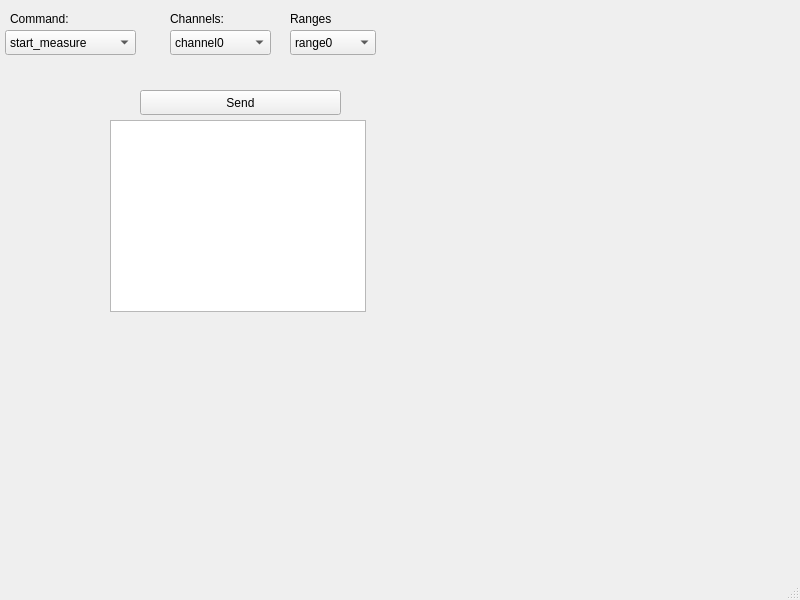
<?xml version="1.0" encoding="UTF-8"?>
<ui version="4.0">
 <class>MainWindow</class>
 <widget class="QMainWindow" name="MainWindow">
  <property name="geometry">
   <rect>
    <x>0</x>
    <y>0</y>
    <width>800</width>
    <height>600</height>
   </rect>
  </property>
  <property name="windowTitle">
   <string>MainWindow</string>
  </property>
  <widget class="QWidget" name="centralwidget">
   <widget class="QComboBox" name="channelComBox">
    <property name="geometry">
     <rect>
      <x>170</x>
      <y>30</y>
      <width>101</width>
      <height>25</height>
     </rect>
    </property>
    <item>
     <property name="text">
      <string>channel0</string>
     </property>
    </item>
    <item>
     <property name="text">
      <string>channel1</string>
     </property>
    </item>
    <item>
     <property name="text">
      <string>channel2</string>
     </property>
    </item>
    <item>
     <property name="text">
      <string>channel3</string>
     </property>
    </item>
    <item>
     <property name="text">
      <string>channel4</string>
     </property>
    </item>
   </widget>
   <widget class="QLabel" name="channelLabel">
    <property name="geometry">
     <rect>
      <x>170</x>
      <y>10</y>
      <width>101</width>
      <height>17</height>
     </rect>
    </property>
    <property name="text">
     <string>Channels:</string>
    </property>
   </widget>
   <widget class="QLabel" name="commandLabel">
    <property name="geometry">
     <rect>
      <x>10</x>
      <y>10</y>
      <width>81</width>
      <height>17</height>
     </rect>
    </property>
    <property name="text">
     <string>Command:</string>
    </property>
   </widget>
   <widget class="QComboBox" name="commandComBox">
    <property name="geometry">
     <rect>
      <x>5</x>
      <y>30</y>
      <width>131</width>
      <height>25</height>
     </rect>
    </property>
    <item>
     <property name="text">
      <string>start_measure</string>
     </property>
    </item>
    <item>
     <property name="text">
      <string>set_range</string>
     </property>
    </item>
    <item>
     <property name="text">
      <string>stop_measure</string>
     </property>
    </item>
    <item>
     <property name="text">
      <string>get_status</string>
     </property>
    </item>
    <item>
     <property name="text">
      <string>get_result</string>
     </property>
    </item>
   </widget>
   <widget class="QPushButton" name="sendButton">
    <property name="geometry">
     <rect>
      <x>140</x>
      <y>90</y>
      <width>201</width>
      <height>25</height>
     </rect>
    </property>
    <property name="text">
     <string>Send</string>
    </property>
   </widget>
   <widget class="QTextBrowser" name="outputBrowser">
    <property name="geometry">
     <rect>
      <x>110</x>
      <y>120</y>
      <width>256</width>
      <height>192</height>
     </rect>
    </property>
   </widget>
   <widget class="QLabel" name="rangeLabel">
    <property name="geometry">
     <rect>
      <x>290</x>
      <y>10</y>
      <width>67</width>
      <height>17</height>
     </rect>
    </property>
    <property name="text">
     <string>Ranges</string>
    </property>
   </widget>
   <widget class="QComboBox" name="rangeComBox">
    <property name="geometry">
     <rect>
      <x>290</x>
      <y>30</y>
      <width>86</width>
      <height>25</height>
     </rect>
    </property>
    <item>
     <property name="text">
      <string>range0</string>
     </property>
    </item>
    <item>
     <property name="text">
      <string>range1</string>
     </property>
    </item>
    <item>
     <property name="text">
      <string>range2</string>
     </property>
    </item>
    <item>
     <property name="text">
      <string>range3</string>
     </property>
    </item>
   </widget>
  </widget>
  <widget class="QMenuBar" name="menubar">
   <property name="geometry">
    <rect>
     <x>0</x>
     <y>0</y>
     <width>800</width>
     <height>22</height>
    </rect>
   </property>
  </widget>
  <widget class="QStatusBar" name="statusbar"/>
 </widget>
 <resources/>
 <connections/>
</ui>
